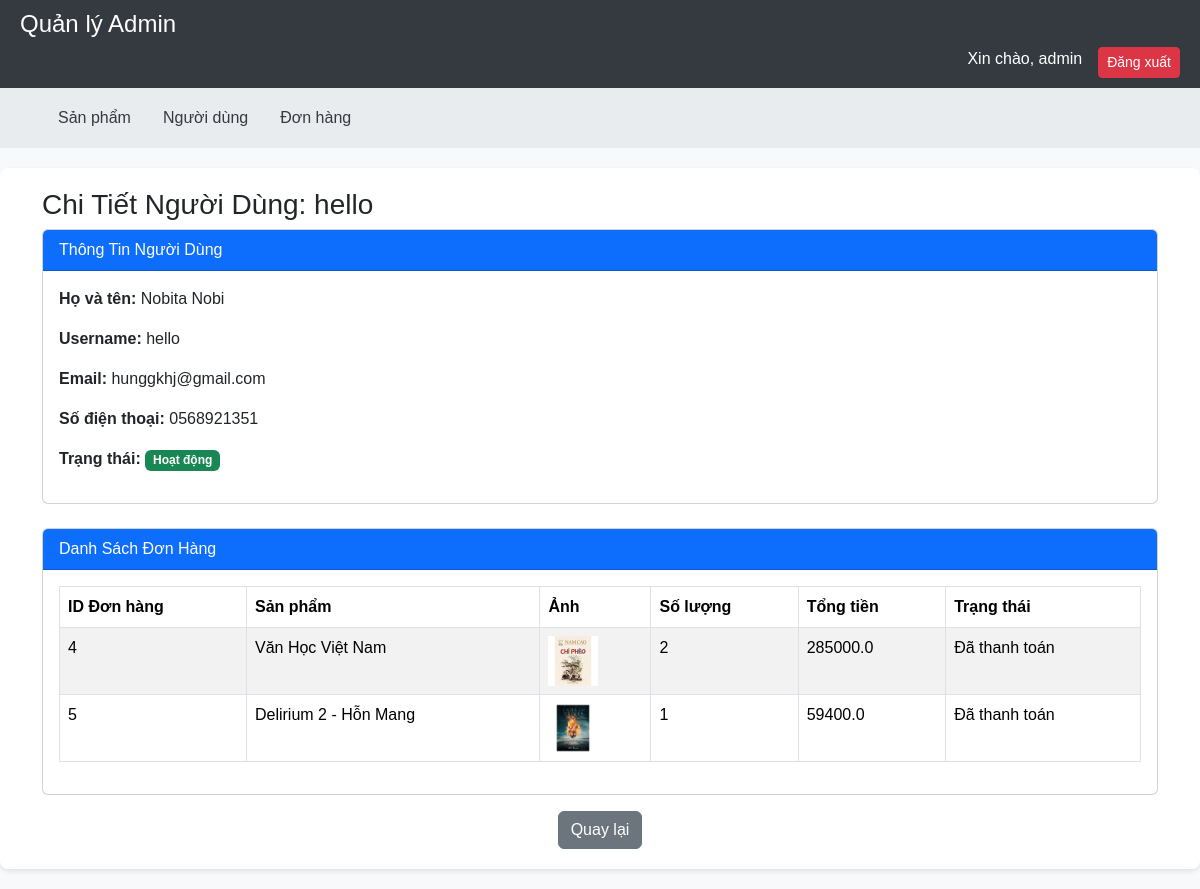
/admin/user/3 (signed in), run on the app's committed database.
### app/models.py (models this page shows)
class User(db.Model):
    id = db.Column(db.Integer, primary_key=True)
    lastname = db.Column(db.String(50), nullable=False)
    firstname = db.Column(db.String(50), nullable=False)
    username = db.Column(db.String(50), unique=True, nullable=False)
    email = db.Column(db.String(120), unique=True, nullable=False)
    phone = db.Column(db.String(15), nullable=False)
    password = db.Column(db.String(100), nullable=False)
    is_admin = db.Column(db.Boolean, default=False)
    is_locked = db.Column(db.Boolean, default=False)

class Order(db.Model):
    id = db.Column(db.Integer, primary_key=True, autoincrement=True)
    user_id = db.Column(db.Integer, db.ForeignKey('user.id'), nullable=False)
    product_id = db.Column(db.Integer, db.ForeignKey('product.id'), nullable=False)
    quantity = db.Column(db.Integer, nullable=False)
    total_price = db.Column(db.Float, nullable=False)
    status = db.Column(db.String(50), default='Chờ duyệt')
    user = db.relationship('User', backref='orders')
    product = db.relationship('Product', backref='orders')

class Product(db.Model):
    id = db.Column(db.Integer, primary_key=True)
    name = db.Column(db.String(100), nullable=False)
    price = db.Column(db.Float, nullable=False)
    discount = db.Column(db.Float, default=0.0)
    image = db.Column(db.String(200), nullable=True)
    description = db.Column(db.String(500), nullable=True)
    category = db.Column(db.String(50), nullable=False)

### app/routes/admin.py (the view)
    @app.route('/admin/user/<int:user_id>')
    def view_user(user_id):
        if not is_admin():
            flash('Bạn không có quyền truy cập trang này.')
            return redirect(url_for('login'))
        user = User.query.get_or_404(user_id)
        orders = Order.query.filter_by(user_id=user.id).all()
        return render_template('admin/view_user.html', user=user, orders=orders)

### app/templates/admin/view_user.html (shortened to what this page needs)
{% extends "admin/admin_base.html" %}
{% block content %}
    <div class="container">
        <h3>Chi Tiết Người Dùng: {{ user.username }}</h3>
        <div class="card mb-4">
            <div class="card-header bg-primary text-white">
                Thông Tin Người Dùng
            </div>
            <div class="card-body">
                <p><strong>Họ và tên:</strong> {{ user.lastname }} {{ user.firstname }}</p>
                <p><strong>Username:</strong> {{ user.username }}</p>
                <p><strong>Email:</strong> {{ user.email }}</p>
                <p><strong>Số điện thoại:</strong> {{ user.phone }}</p>
                <p><strong>Trạng thái:</strong>
                    <span class="badge {% if user.is_locked %}bg-danger{% else %}bg-success{% endif %}">
                        {{ 'Khóa' if user.is_locked else 'Hoạt động' }}
                    </span>
                </p>
            </div>
        </div>
        <div class="card">
            <div class="card-header bg-primary text-white">
                Danh Sách Đơn Hàng
            </div>
            <div class="card-body">
                {% if orders %}
                    <table class="table table-striped table-bordered">
                        <thead>
                            <tr>
                                <th>ID Đơn hàng</th>
                                <th>Sản phẩm</th>
                                <th>Ảnh</th>
                                <th>Số lượng</th>
                                <th>Tổng tiền</th>
                                <th>Trạng thái</th>
                            </tr>
                        </thead>
                        <tbody>
                            {% for order in orders %}
                            <tr>
                                <td>{{ order.id }}</td>
                                <td>{{ order.product.name }}</td>
                                <td>{% if order.product.image %}<img src="{{ url_for('static', filename='image/' + order.product.image) }}" alt="{{ order.product.name }}" class="img-fluid" style="max-width: 50px;">{% endif %}</td>
                                <td>{{ order.quantity }}</td>
                                <td>{{ order.total_price }}</td>
                                <td>{{ order.status }}</td>
                            </tr>
                            {% endfor %}
                        </tbody>
                    </table>
                {% else %}
                    <p class="text-center">Người dùng này chưa có đơn hàng.</p>
                {% endif %}
            </div>
        </div>
        <div class="mt-3 text-center">
            <a href="{{ url_for('manage_users') }}" class="btn btn-secondary">Quay lại</a>
        </div>
    </div>
{% endblock %}

### app/templates/admin/admin_base.html (style rules this page uses)
body { background-color: #f8f9fa; font-family: Arial, sans-serif; }

### data on the page
User: username "hello", lastname "Nobita", firstname "Nobi", email "hunggkhj@gmail.com", phone "0568921351", is_locked "Hoạt động"
Order: id "4", product.name "Văn Học Việt Nam", image (picture), quantity "2", total_price "285000.0", status "Đã thanh toán"
Order: id "5", product.name "Delirium 2 - Hỗn Mang", image (picture), quantity "1", total_price "59400.0", status "Đã thanh toán"

### other printed values
{{ session['username'] }} "admin"
